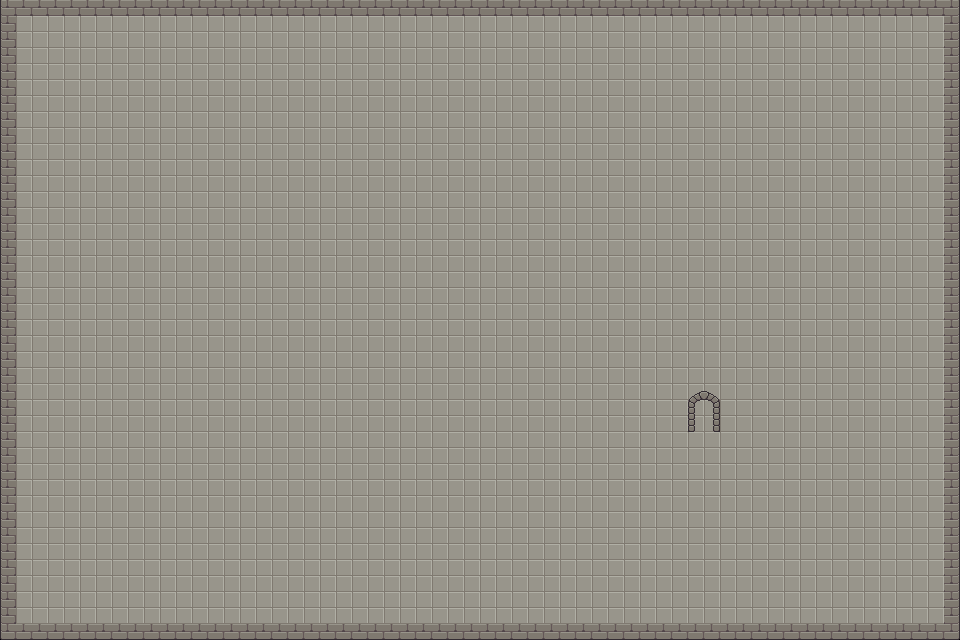

The image is a tile-based game level rendered from a .tmx file. Its description and source (layers, tilesets, objects; grid data summarised) follow:
An orthogonal 60x40 tile map with 16x16 px tiles, 2 tile layers (Tile Layer 1, Tile Layer 2), 5 tilesets and 98 objects (45x guard_start, 45x guard_end, 4x wall, key, player_spawn, ...).

<map version="1.10" tiledversion="1.12.2" orientation="orthogonal" renderorder="right-down" width="60" height="40" tilewidth="16" tileheight="16" infinite="0" nextlayerid="15" nextobjectid="188">
 <tileset firstgid="1" name="Map3" tilewidth="16" tileheight="16" tilecount="112" columns="16">
  <image source="tilesetAD/map4/Pixel Lands Dungeons Demo/Pixel Lands Dungeons Demo/dungeons_demo.png" width="256" height="112" />
 </tileset>
 <tileset firstgid="113" name="3" tilewidth="16" tileheight="16" tilecount="72" columns="8">
  <image source="tilesetAD/map4/Pixel Lands Dungeons Demo/Pixel Lands Dungeons Demo/dungeons_demo_animated.png" width="128" height="144" />
 </tileset>
 <tileset firstgid="185" name="farm" tilewidth="16" tileheight="16" tilecount="128" columns="16">
  <image source="tilesetAD/map4/Pixel Lands Farm Demo/Pixel Lands Farm Demo/objects_demo.png" width="256" height="128" />
 </tileset>
 <tileset firstgid="313" name="farm1" tilewidth="16" tileheight="16" tilecount="128" columns="16">
  <image source="tilesetAD/map4/Pixel Lands Farm Demo/Pixel Lands Farm Demo/terrain_demo.png" width="256" height="128" />
 </tileset>
 <tileset firstgid="441" source="tilesetAD/map1/Structure.tsx" />
 <layer id="1" name="Tile Layer 1" width="60" height="40">
  <data>[2400 cells, 2400 non-empty, 10 distinct tile ids]</data>
 </layer>
 <objectgroup id="11" name="key" visible="0">
  <object id="81" name="key" x="294" y="106" />
 </objectgroup>
 <objectgroup id="12" name="collisions" visible="0">
  <object id="84" name="wall" x="1" y="-1" width="15" height="640.333" />
  <object id="85" name="wall" x="0" y="0" width="960" height="16" />
  <object id="86" name="wall" x="944" y="0" width="16" height="640" />
  <object id="87" name="wall" x="0" y="624" width="960" height="16" />
 </objectgroup>
 <objectgroup id="13" name="entities">
  <object id="88" name="player_spawn" x="80" y="96" width="16" height="16" />
  <object id="89" name="sever" x="687.333" y="396.667" width="34.25" height="29.5" />
 </objectgroup>
 <objectgroup id="14" name="enemies">
  <object id="90" name="guard_start" x="224" y="48" width="16" height="16">
   <properties>
    <property name="id" type="int" value="1" />
   </properties>
  </object>
  <object id="91" name="guard_end" x="224" y="176" width="16" height="16">
   <properties>
    <property name="id" type="int" value="1" />
   </properties>
  </object>
  <object id="92" name="guard_start" x="32" y="176" width="16" height="16">
   <properties>
    <property name="id" type="int" value="2" />
   </properties>
  </object>
  <object id="93" name="guard_end" x="144" y="176" width="16" height="16">
   <properties>
    <property name="id" type="int" value="2" />
   </properties>
  </object>
  <object id="94" name="guard_start" x="288" y="176" width="16" height="16">
   <properties>
    <property name="id" type="int" value="3" />
   </properties>
  </object>
  <object id="95" name="guard_end" x="288" y="48" width="16" height="16">
   <properties>
    <property name="id" type="int" value="3" />
   </properties>
  </object>
  <object id="96" name="guard_start" x="144" y="240" width="16" height="16">
   <properties>
    <property name="id" type="int" value="4" />
   </properties>
  </object>
  <object id="97" name="guard_end" x="32" y="240" width="16" height="16">
   <properties>
    <property name="id" type="int" value="4" />
   </properties>
  </object>
  <object id="98" name="guard_start" x="240" y="256" width="16" height="16">
   <properties>
    <property name="id" type="int" value="5" />
   </properties>
  </object>
  <object id="99" name="guard_end" x="176" y="112" width="16" height="16">
   <properties>
    <property name="id" type="int" value="5" />
   </properties>
  </object>
  <object id="100" name="guard_start" x="256" y="112" width="16" height="16">
   <properties>
    <property name="id" type="int" value="6" />
   </properties>
  </object>
  <object id="101" name="guard_end" x="368" y="112" width="16" height="16">
   <properties>
    <property name="id" type="int" value="6" />
   </properties>
  </object>
  <object id="103" name="guard_start" x="32" y="320" width="16" height="16">
   <properties>
    <property name="id" type="int" value="7" />
   </properties>
  </object>
  <object id="104" name="guard_end" x="240" y="304" width="16" height="16">
   <properties>
    <property name="id" type="int" value="7" />
   </properties>
  </object>
  <object id="105" name="guard_start" x="112" y="288" width="16" height="16">
   <properties>
    <property name="id" type="int" value="8" />
   </properties>
  </object>
  <object id="106" name="guard_end" x="160" y="368" width="16" height="16">
   <properties>
    <property name="id" type="int" value="8" />
   </properties>
  </object>
  <object id="107" name="guard_start" x="48" y="384" width="16" height="16">
   <properties>
    <property name="id" type="int" value="9" />
   </properties>
  </object>
  <object id="108" name="guard_end" x="176" y="288" width="16" height="16">
   <properties>
    <property name="id" type="int" value="9" />
   </properties>
  </object>
  <object id="109" name="guard_start" x="416" y="32" width="16" height="16">
   <properties>
    <property name="id" type="int" value="10" />
   </properties>
  </object>
  <object id="110" name="guard_end" x="368" y="176" width="16" height="16">
   <properties>
    <property name="id" type="int" value="10" />
   </properties>
  </object>
  <object id="111" name="guard_strat" x="48" y="432" width="16" height="16">
   <properties>
    <property name="id" type="int" value="11" />
   </properties>
  </object>
  <object id="112" name="guard_end" x="272" y="416" width="16" height="16">
   <properties>
    <property name="id" type="int" value="11" />
   </properties>
  </object>
  <object id="113" name="guard_end" x="144" y="432" width="16" height="16">
   <properties>
    <property name="id" type="int" value="12" />
   </properties>
  </object>
  <object id="114" name="guard_start" x="288" y="352" width="16" height="16">
   <properties>
    <property name="id" type="int" value="12" />
   </properties>
  </object>
  <object id="117" name="guard_start" x="336" y="256" width="16" height="16">
   <properties>
    <property name="id" type="int" value="12" />
   </properties>
  </object>
  <object id="118" name="guard_start" x="400" y="304" width="16" height="16">
   <properties>
    <property name="id" type="int" value="13" />
   </properties>
  </object>
  <object id="119" name="guard_end" x="352" y="352" width="16" height="16">
   <properties>
    <property name="id" type="int" value="13" />
   </properties>
  </object>
  <object id="120" name="guard_start" x="496" y="64" width="16" height="16">
   <properties>
    <property name="id" type="int" value="14" />
   </properties>
  </object>
  <object id="121" name="guard_end" x="464" y="192" width="16" height="16">
   <properties>
    <property name="id" type="int" value="14" />
   </properties>
  </object>
  <object id="122" name="guard_start" x="624" y="208" width="16" height="16">
   <properties>
    <property name="id" type="int" value="15" />
   </properties>
  </object>
  <object id="123" name="guard_end" x="528" y="112" width="16" height="16">
   <properties>
    <property name="id" type="int" value="15" />
   </properties>
  </object>
  <object id="124" name="guard_start" x="464" y="272" width="16" height="16">
   <properties>
    <property name="id" type="int" value="16" />
   </properties>
  </object>
  </objectgroup>
 <layer id="10" name="Tile Layer 2" width="60" height="40">
  <data>[2400 cells, 6 non-empty, 6 distinct tile ids]</data>
 </layer>
</map>
<!-- 59 of 98 objects omitted -->
